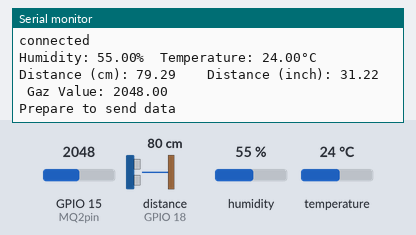
Bench run of a sketch on a simulated ESP32. On the bench: the last lines printed to the serial monitor. Wiring (inferred from the names in the program): ultrasonic range finder: trigger GPIO 5; echo GPIO 18. The inputs (shaded band) are chosen by the test bench; at power-on: distance to the obstacle (sensor on GPIO 18) 80 cm, humidity 55 %, GPIO 15 (MQ2pin) = 2048, temperature 24 °C. The echo pulse lasts 58.3 µs per cm; WiFi joins after 1.5 s; servers stay silent unless stated.

Above: at 2.7 s.
2.8 s: distance to the obstacle (sensor on GPIO 18) set to 2 cm
At 8.9 s:
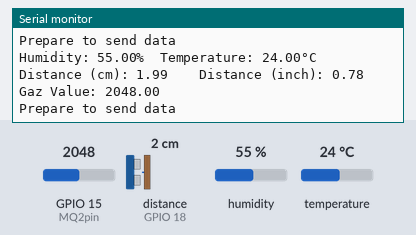
9.9 s: humidity set to 22 %
At 14.7 s:
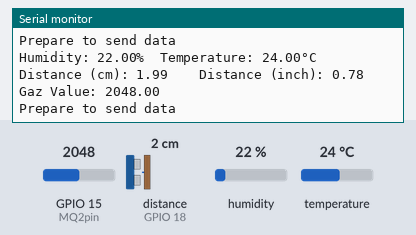
17.0 s: GPIO 15 (MQ2pin) set to 2866
At 21.8 s:
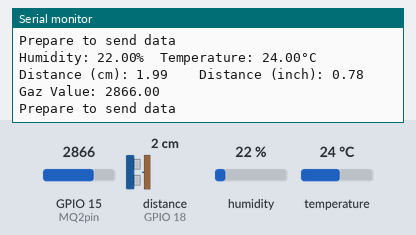
24.1 s: temperature set to 12 °C
At 27.7 s:
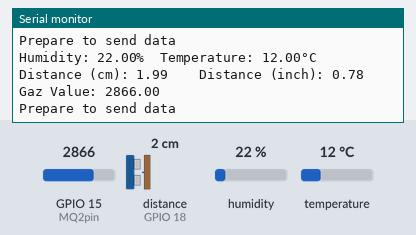
31.2 s: distance to the obstacle (sensor on GPIO 18) set to 4 cm
At 33.6 s:
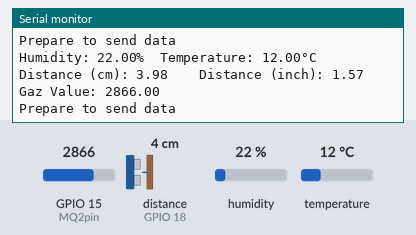
38.3 s: GPIO 15 (MQ2pin) set to 3972
At 40.7 s:
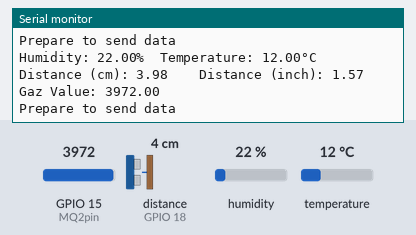
Timing chart, 0 to 42.2 s (numbered marks = the images above; inputs shaded):
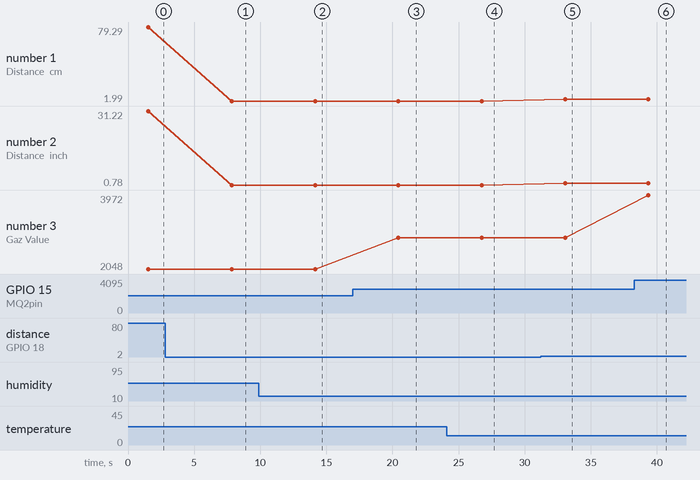

The sketch:

detect-a-surface.ino
```cpp
 #include <WiFi.h>
#include <WiFiMulti.h>
#include "DHT.h"
#define DHTPIN 2
#define DHTTYPE DHT11
#define MQ2pin 15
#define SOUND_SPEED 0.034
#define CM_TO_INCH 0.393701
DHT dht(DHTPIN, DHTTYPE);
float sensorValue;
long duration;
float distanceCm;
float distanceInch;

WiFiMulti WiFiMulti;
const int trigPin = 5;
const int echoPin = 18;
const char* ssid     = ""; // Your SSID (Name of your WiFi)
const char* password = ""; //Your Wifi password

const char* host = "api.thingspeak.com";
String api_key = ""; // Your API Key provied by thingspeak

void setup(){
  Serial.begin(9600);
   pinMode(trigPin, OUTPUT);
   pinMode(echoPin, INPUT);
   dht.begin();
   Connect_to_Wifi();
   Serial.println("connected");
}

void loop(){

  float h = dht.readHumidity();
  float t = dht.readTemperature();
  float f = dht.readTemperature(true);
  sensorValue = analogRead(MQ2pin);
   // Clears the trigPin
  digitalWrite(trigPin, LOW);
  delayMicroseconds(2);
  // Sets the trigPin on HIGH state for 10 micro seconds
  digitalWrite(trigPin, HIGH);
  delayMicroseconds(10);
  digitalWrite(trigPin, LOW);
  // Reads the echoPin, returns the sound wave travel time in microseconds
  duration = pulseIn(echoPin, HIGH);

  // Calculate the distance
  distanceCm = duration * SOUND_SPEED/2;

  // Convert to inches
  distanceInch = distanceCm * CM_TO_INCH;
  if (isnan(h) || isnan(t) || isnan(f)) {
    Serial.println(F("Failed to read from DHT sensor!"));
    return;
  }

  Serial.print(F("Humidity: "));
  Serial.print(h);
  Serial.print(F("%  Temperature: "));
  Serial.print(t);
  Serial.print(F("°C   "));
  Serial.print("  Distance (cm): ");
  Serial.print( distanceCm  );
  Serial.print("    Distance (inch): ");
  Serial.print(distanceInch);
  Serial.print("  Gaz Value: ");
  Serial.println(sensorValue);


 // call function to send data to Thingspeak
  Send_Data(t,h, distanceCm ,distanceInch,sensorValue);

  delay(5000);


}

void Connect_to_Wifi()
{

  // We start by connecting to a WiFi network
  WiFiMulti.addAP(ssid, password);

  Serial.println();
  Serial.println();
  Serial.print("Wait for WiFi... ");

  while (WiFiMulti.run() != WL_CONNECTED) {
    Serial.print(".");
    delay(500);
  }

  Serial.println("");
  Serial.println("WiFi connected");
  Serial.println("IP address: ");
  Serial.println(WiFi.localIP());

}

void Send_Data(float t, float h,float  distanceCm  ,float distanceInch,float sensorValue)
{

  // map the moist to 0 and 100% for a nice overview in thingspeak.
  Serial.println("");
  Serial.println("Prepare to send data");

  // Use WiFiClient class to create TCP connections
  WiFiClient client;


  const int httpPort = 80;

  if (!client.connect(host, httpPort)) {
    Serial.println("connection failed");
    return;
  }
  else
  {
    String data_to_send = api_key;
    data_to_send += "&field1=";
    data_to_send += String(t);
    data_to_send += "&field2=";
    data_to_send += String(h);
     data_to_send += "&field3=";
    data_to_send += String(distanceCm);
    data_to_send += "&field4=";
    data_to_send += String(distanceInch);
     data_to_send += "&field5=";
    data_to_send += String(sensorValue);
    // data_to_send += "&field3=";
    // data_to_send += String(pressure);
    data_to_send += "\r\n\r\n";

    client.print("POST /update HTTP/1.1\n");
    client.print("Host: api.thingspeak.com\n");
    client.print("Connection: close\n");
    client.print("X-THINGSPEAKAPIKEY: " + api_key + "\n");
    client.print("Content-Type: application/x-www-form-urlencoded\n");
    client.print("Content-Length: ");
    client.print(data_to_send.length());
    client.print("\n\n");
    client.print(data_to_send);

    delay(1000);
  }

  client.stop();

}
```

Measured:
- after the input at 2.8 s, the serial monitor: prints a new line after 5.1 s (image 1)
- after the input at 9.9 s, the serial monitor: prints a new line after 4.3 s (image 2)
- after the input at 17.0 s, the serial monitor: prints a new line after 3.5 s (image 3)
- after the input at 24.1 s, the serial monitor: prints a new line after 2.7 s (image 4)
- after the input at 31.2 s, the serial monitor: prints a new line after 1.8 s (image 5)
- after the input at 38.3 s, the serial monitor: prints a new line after 1.0 s (image 6)
- plotted number 1: 79.29 → 1.99 after the input at 2.8 s, 1.99 → 3.98 after the input at 31.2 s
- plotted number 2: 31.22 → 0.78 after the input at 2.8 s, 0.78 → 1.57 after the input at 31.2 s
